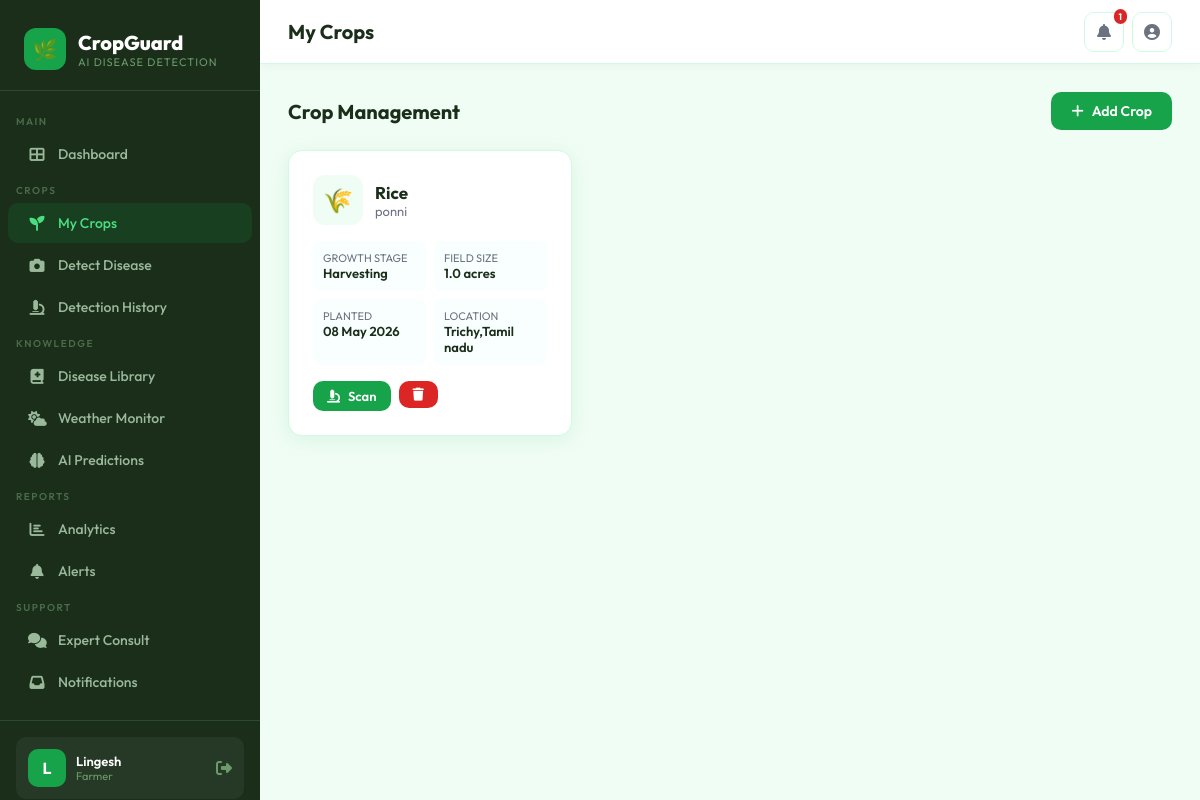
Screenshot of /crops (signed in) with the database file from the repository.
### tables this page shows
CREATE TABLE crops (
        id INTEGER PRIMARY KEY AUTOINCREMENT,
        user_id INTEGER,
        crop_name TEXT,
        variety TEXT,
        growth_stage TEXT,
        planting_date TEXT,
        field_size REAL,
        location TEXT,
        notes TEXT,
        created_at TEXT DEFAULT (datetime('now'))
    );

### app.py (the view)
@app.route('/crops')
@login_required
def crops():
    db = get_db()
    user_crops = db.execute("SELECT * FROM crops WHERE user_id=? ORDER BY created_at DESC", (session['user_id'],)).fetchall()
    db.close()
    return render_template('crops.html', crops=user_crops)

### app.py (called while the page is built)
def format_datetime(value, fmt='%d %b %Y, %H:%M'):
    if not value:
        return '—'
    if isinstance(value, str):
        for pattern in ('%Y-%m-%d %H:%M:%S', '%Y-%m-%d %H:%M:%S.%f', '%Y-%m-%dT%H:%M:%S', '%Y-%m-%d'):
            try:
                return datetime.strptime(value[:len(pattern)+2], pattern).strftime(fmt)
            except ValueError:
                try:
                    return datetime.strptime(value[:19], pattern).strftime(fmt)
                except:
                    continue
        return value
    if hasattr(value, 'strftime'):
        return value.strftime(fmt)
    return str(value)

def format_date(value, fmt='%d %b %Y'):
    return format_datetime(value, fmt)

def get_db():
    db = sqlite3.connect(app.config['DATABASE'])
    db.row_factory = sqlite3.Row
    return db

def login_required(f):
    @wraps(f)
    def decorated(*args, **kwargs):
        if 'user_id' not in session:
            return redirect(url_for('login'))
        return f(*args, **kwargs)
    return decorated

### templates/crops.html (shortened to what this page needs)
{% extends "base.html" %}
{% block page_title %}My Crops{% endblock %}
{% block content %}
<div class="section-header">
  <div class="section-title">Crop Management</div>
  <a href="{{ url_for('add_crop') }}" class="btn btn-primary"><i class="fas fa-plus"></i> Add Crop</a>
</div>
{% if crops %}
<div style="display:grid;grid-template-columns:repeat(auto-fill,minmax(280px,1fr));gap:16px;">
  {% for crop in crops %}
  <div class="card" style="position:relative;">
    <div style="display:flex;align-items:center;gap:12px;margin-bottom:16px;">
      <div style="width:50px;height:50px;background:#f0fdf4;border-radius:12px;display:flex;align-items:center;justify-content:center;font-size:24px;">
        {% if crop.crop_name|lower == 'rice' %}🌾{% elif crop.crop_name|lower == 'tomato' %}🍅{% elif crop.crop_name|lower == 'cotton' %}🌸{% elif crop.crop_name|lower == 'wheat' %}🌾{% elif crop.crop_name|lower == 'maize' %}🌽{% else %}🌱{% endif %}
      </div>
      <div>
        <div style="font-size:17px;font-weight:700;">{{ crop.crop_name }}</div>
        <div style="font-size:13px;color:#6b7280;">{{ crop.variety or 'General variety' }}</div>
      </div>
    </div>
    <div style="display:grid;grid-template-columns:1fr 1fr;gap:8px;margin-bottom:16px;">
      <div style="background:#f9fffe;padding:10px;border-radius:8px;">
        <div style="font-size:11px;color:#6b7280;">GROWTH STAGE</div>
        <div style="font-size:13px;font-weight:600;">{{ crop.growth_stage or '—' }}</div>
      </div>
      <div style="background:#f9fffe;padding:10px;border-radius:8px;">
        <div style="font-size:11px;color:#6b7280;">FIELD SIZE</div>
        <div style="font-size:13px;font-weight:600;">{{ crop.field_size or 0 }} acres</div>
      </div>
      <div style="background:#f9fffe;padding:10px;border-radius:8px;">
        <div style="font-size:11px;color:#6b7280;">PLANTED</div>
        <div style="font-size:13px;font-weight:600;">{{ crop.planting_date|fdate if crop.planting_date else '—' }}</div>
      </div>
      <div style="background:#f9fffe;padding:10px;border-radius:8px;">
        <div style="font-size:11px;color:#6b7280;">LOCATION</div>
        <div style="font-size:13px;font-weight:600;">{{ crop.location or '—' }}</div>
      </div>
    </div>
    <div style="display:flex;gap:8px;">
      <a href="{{ url_for('detect') }}" class="btn btn-primary btn-sm"><i class="fas fa-microscope"></i> Scan</a>
      <form method="POST" action="{{ url_for('delete_crop', crop_id=crop.id) }}" style="display:inline;" onsubmit="return confirm('Remove this crop?')">
        <button type="submit" class="btn btn-danger btn-sm"><i class="fas fa-trash"></i></button>
      </form>
    </div>
  </div>
  {% endfor %}
</div>
{% endif %}
{% endblock %}

### templates/base.html (style rules this page uses)
:root { --primary: #16a34a; --primary-dark: #15803d; --primary-light: #bbf7d0; --accent: #f59e0b; --danger: #dc2626; --warning: #f59e0b; --info: #3b82f6; --bg: #f0fdf4; --surface: #ffffff; --border: #d1fae5; --text: #1a2e1a; --text-muted: #6b7280; --sidebar-w: 260px; --radius: 14px; --shadow: 0 4px 20px rgba(22,163,74,0.10); }
* { margin: 0; padding: 0; box-sizing: border-box; }
body { font-family: 'Outfit', sans-serif; background: var(--bg); color: var(--text); min-height: 100vh; }
.card { background: white; border-radius: var(--radius); padding: 24px; box-shadow: var(--shadow); border: 1px solid var(--border); }
.btn { display: inline-flex; align-items: center; gap: 8px; padding: 10px 20px; border-radius: 10px; font-family: 'Outfit', sans-serif; font-size: 14px; font-weight: 600; border: none; cursor: pointer; text-decoration: none; transition: all 0.2s; }
.btn-primary { background: var(--primary); color: white; }
.btn-danger { background: var(--danger); color: white; }
.btn-sm { padding: 7px 14px; font-size: 13px; }
.section-header { display: flex; align-items: center; justify-content: space-between; margin-bottom: 20px; }
.section-title { font-size: 20px; font-weight: 700; }

### rows the page displays
crops: crop_name "Rice", variety "ponni", growth_stage "Harvesting", field_size "1.0", planting_date|fdate "08 May 2026", location "Trichy,Tamil nadu"

### other values shown
{{ session.get('full_name', 'U')[0].upper() }} "L"
{{ session.get('full_name', session.get('username')) }} "Lingesh"
{{ session.get('role', 'farmer') }} "Farmer"
